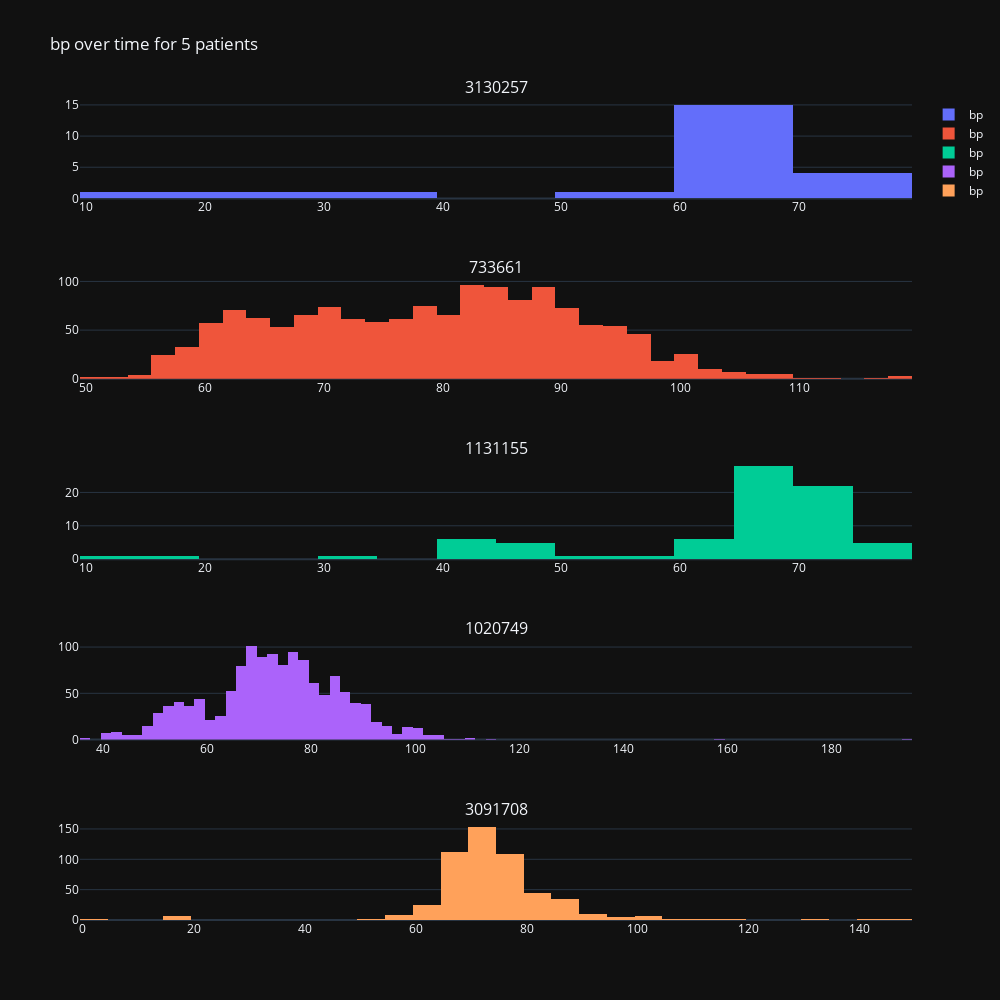

The notebook cell this image was saved under:
### Code cell
# create histograms of bp for each patient
import plotly.graph_objects as go
from plotly.subplots import make_subplots
import numpy as np
fig = make_subplots(rows=5, cols=1, subplot_titles=[str(pat) for pat in pats.index])
for i, pat in enumerate(pats.index):
    fig.add_trace(go.Histogram(x=bp_big[bp_big["stay_id"] == pat]["cur_bp"], name="bp"), row=i+1, col=1)
fig.update_layout(height=1000, width=1000, title_text="bp over time for 5 patients")
fig.write_html("bp_hist.html")
fig.show()

### Figure 1 — Plotly figure (JSON) as saved in the notebook; plotly's stock layout.template omitted (floating-point values rounded to 4 significant figures; data arrays with more than 128 entries replaced by an {"elided": "..."} marker saying what was removed)
{"data": [{"name": "bp", "type": "histogram", "x": [60, 60, 71, 68, 67, 64, 63, 65, 67, 68, 69, 68, 65, 56, 62, 70, 63, 74, 73, 64, 15, 27, 37], "xaxis": "x", "yaxis": "y"}, {"name": "bp", "type": "histogram", "x": {"elided": "1438 int values"}, "xaxis": "x2", "yaxis": "y2"}, {"name": "bp", "type": "histogram", "x": [71, 70, 69, 68, 69, 68, 67, 69, 60, 59, 61, 63, 63, 66, 65, 66, 67, 67, 69, 68, 69, 71, 66, 69, 69, 70, 70, 71, 69, 71, 67, 62, 63, 65, 67, 67, 68, 69, 69, 70, 71, 71, 72, 72, 72, 71, 71, 70, 70, 71, 67, 70, 69, 71, 77, 75, 74, 75, 76, 75, 74, 65, 53, 45, 43, 42, 42, 41, 40, 43, 45, 46, 47, 48, 32, 15, 11], "xaxis": "x3", "yaxis": "y3"}, {"name": "bp", "type": "histogram", "x": {"elided": "1342 int values"}, "xaxis": "x4", "yaxis": "y4"}, {"name": "bp", "type": "histogram", "x": {"elided": "524 int values"}, "xaxis": "x5", "yaxis": "y5"}], "layout": {"annotations": [{"font": {"size": 16}, "showarrow": false, "text": "3130257", "x": 0.5, "xanchor": "center", "xref": "paper", "y": 1, "yanchor": "bottom", "yref": "paper"}, {"font": {"size": 16}, "showarrow": false, "text": "733661", "x": 0.5, "xanchor": "center", "xref": "paper", "y": 0.78, "yanchor": "bottom", "yref": "paper"}, {"font": {"size": 16}, "showarrow": false, "text": "1131155", "x": 0.5, "xanchor": "center", "xref": "paper", "y": 0.56, "yanchor": "bottom", "yref": "paper"}, {"font": {"size": 16}, "showarrow": false, "text": "1020749", "x": 0.5, "xanchor": "center", "xref": "paper", "y": 0.34, "yanchor": "bottom", "yref": "paper"}, {"font": {"size": 16}, "showarrow": false, "text": "3091708", "x": 0.5, "xanchor": "center", "xref": "paper", "y": 0.12, "yanchor": "bottom", "yref": "paper"}], "height": 1000, "title": {"text": "bp over time for 5 patients"}, "width": 1000, "xaxis": {"anchor": "y", "domain": [0, 1]}, "xaxis2": {"anchor": "y2", "domain": [0, 1]}, "xaxis3": {"anchor": "y3", "domain": [0, 1]}, "xaxis4": {"anchor": "y4", "domain": [0, 1]}, "xaxis5": {"anchor": "y5", "domain": [0, 1]}, "yaxis": {"anchor": "x", "domain": [0.88, 1]}, "yaxis2": {"anchor": "x2", "domain": [0.66, 0.78]}, "yaxis3": {"anchor": "x3", "domain": [0.44, 0.56]}, "yaxis4": {"anchor": "x4", "domain": [0.22, 0.34]}, "yaxis5": {"anchor": "x5", "domain": [0, 0.12]}}}
